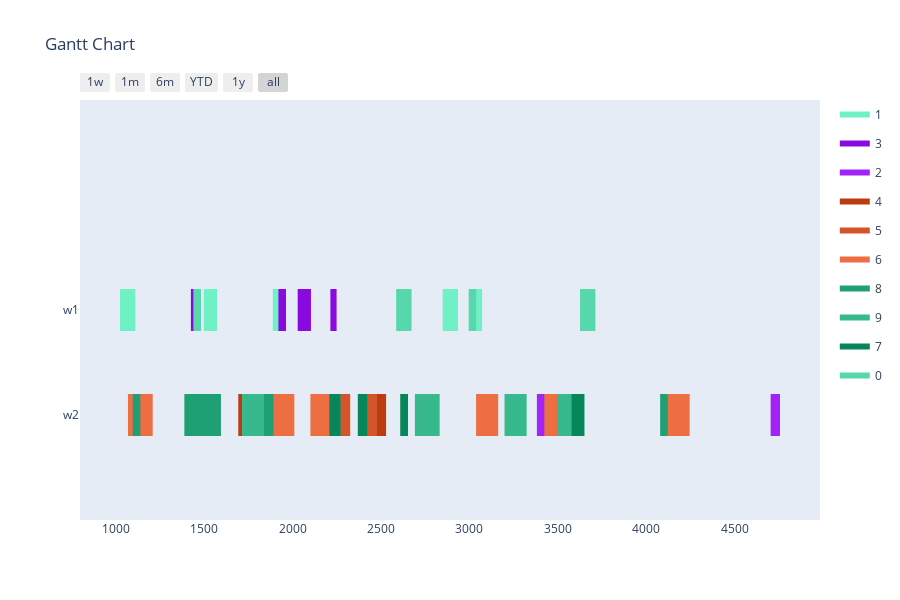

Notebook cell for this chart:
### Markdown cell above
Config 1 - Test with One Point Crossover

### Code cell
optimizer = BaseGA(env)
optimizer.set_minimize()
# optional (in this case, all options given are the default option, if the configuration step is skipped)
optimizer.configure('tardiness', 'onepointcrossover', 'roulettewheel', 'randomize')
# choose an input generator (optional) -> decides how the data gets converted into the optimizer format
# optimizer.set_input_generator('SameLengthAlternativesGenerator')
# all parameters after offspring_amount are optional (in this case -> verbose=True)
result, best_fitness_history, average_fitness_history, best_generation_history, feasible_gen = optimizer.optimize(orders, max_generations, earliest_time_slot, last_time_slot, population_size, offspring_amount, verbose=True)
workstation_assignments = reformat_result(result, orders, env)
visualize(workstation_assignments, best_fitness_history, average_fitness_history, best_generation_history, feasible_gen)

### Figure 1 — Plotly figure (JSON) as saved in the notebook; plotly's stock layout.template omitted (floating-point values rounded to 4 significant figures)
{"data": [{"fill": "toself", "fillcolor": "rgb(112, 241, 197)", "hoverinfo": "name", "legendgroup": "rgb(112, 241, 197)", "mode": "none", "name": "1", "type": "scatter", "x": [569, 612, 612, 569, 569, 1498, 1573, 1573, 1498, 1498, 3029, 3072, 3072, 3029, 3029, 1024, 1111, 1111, 1024, 1024, 2849, 2936, 2936, 2849, 2849, 1888, 1931, 1931, 1888], "y": [0.8, 0.8, 1.2, 1.2, null, 0.8, 0.8, 1.2, 1.2, null, 0.8, 0.8, 1.2, 1.2, null, 0.8, 0.8, 1.2, 1.2, null, 0.8, 0.8, 1.2, 1.2, null, 0.8, 0.8, 1.2, 1.2]}, {"fill": "toself", "fillcolor": "rgb(137, 10, 222)", "hoverinfo": "name", "legendgroup": "rgb(137, 10, 222)", "mode": "none", "name": "3", "type": "scatter", "x": [2029, 2104, 2104, 2029, 2029, 2214, 2249, 2249, 2214, 2214, 1920, 1963, 1963, 1920, 1920, 880, 923, 923, 880, 880, 1425, 1468, 1468, 1425, 1425, 1829, 1912, 1912, 1829], "y": [0.8, 0.8, 1.2, 1.2, null, 0.8, 0.8, 1.2, 1.2, null, 0.8, 0.8, 1.2, 1.2, null, 0.8, 0.8, 1.2, 1.2, null, 0.8, 0.8, 1.2, 1.2, null, -0.2, -0.2, 0.2, 0.2]}, {"fill": "toself", "fillcolor": "rgb(162, 35, 247)", "hoverinfo": "name", "legendgroup": "rgb(162, 35, 247)", "mode": "none", "name": "2", "type": "scatter", "x": [275, 338, 338, 275, 275, 266, 319, 319, 266, 266, 3382, 3445, 3445, 3382, 3382, 4704, 4757, 4757, 4704], "y": [-0.2, -0.2, 0.2, 0.2, null, -0.2, -0.2, 0.2, 0.2, null, -0.2, -0.2, 0.2, 0.2, null, -0.2, -0.2, 0.2, 0.2]}, {"fill": "toself", "fillcolor": "rgb(187, 60, 16)", "hoverinfo": "name", "legendgroup": "rgb(187, 60, 16)", "mode": "none", "name": "4", "type": "scatter", "x": [1693, 1766, 1766, 1693, 1693, 863, 916, 916, 863, 863, 1847, 1900, 1900, 1847, 1847, 2476, 2529, 2529, 2476], "y": [-0.2, -0.2, 0.2, 0.2, null, -0.2, -0.2, 0.2, 0.2, null, -0.2, -0.2, 0.2, 0.2, null, -0.2, -0.2, 0.2, 0.2]}, {"fill": "toself", "fillcolor": "rgb(212, 85, 41)", "hoverinfo": "name", "legendgroup": "rgb(212, 85, 41)", "mode": "none", "name": "5", "type": "scatter", "x": [879, 994, 994, 879, 879, 2417, 2478, 2478, 2417, 2417, 390, 433, 433, 390, 390, 1414, 1554, 1554, 1414, 1414, 2191, 2326, 2326, 2191, 2191, 1450, 1575, 1575, 1450, 1450, 2152, 2195, 2195, 2152], "y": [-0.2, -0.2, 0.2, 0.2, null, -0.2, -0.2, 0.2, 0.2, null, -0.2, -0.2, 0.2, 0.2, null, -0.2, -0.2, 0.2, 0.2, null, -0.2, -0.2, 0.2, 0.2, null, -0.2, -0.2, 0.2, 0.2, null, -0.2, -0.2, 0.2, 0.2]}, {"fill": "toself", "fillcolor": "rgb(237, 110, 66)", "hoverinfo": "name", "legendgroup": "rgb(237, 110, 66)", "mode": "none", "name": "6", "type": "scatter", "x": [1069, 1209, 1209, 1069, 1069, 289, 350, 350, 289, 289, 3038, 3163, 3163, 3038, 3038, 4111, 4246, 4246, 4111, 4111, 2101, 2226, 2226, 2101, 2101, 3424, 3564, 3564, 3424, 3424, 1875, 2010, 2010, 1875], "y": [-0.2, -0.2, 0.2, 0.2, null, -0.2, -0.2, 0.2, 0.2, null, -0.2, -0.2, 0.2, 0.2, null, -0.2, -0.2, 0.2, 0.2, null, -0.2, -0.2, 0.2, 0.2, null, -0.2, -0.2, 0.2, 0.2, null, -0.2, -0.2, 0.2, 0.2]}, {"fill": "toself", "fillcolor": "rgb(31, 160, 116)", "hoverinfo": "name", "legendgroup": "rgb(31, 160, 116)", "mode": "none", "name": "8", "type": "scatter", "x": [1388, 1503, 1503, 1388, 1388, 1455, 1595, 1595, 1455, 1455, 4079, 4122, 4122, 4079, 4079, 1096, 1139, 1139, 1096, 1096, 474, 614, 614, 474, 474, 1757, 1892, 1892, 1757, 1757, 1414, 1475, 1475, 1414], "y": [-0.2, -0.2, 0.2, 0.2, null, -0.2, -0.2, 0.2, 0.2, null, -0.2, -0.2, 0.2, 0.2, null, -0.2, -0.2, 0.2, 0.2, null, -0.2, -0.2, 0.2, 0.2, null, -0.2, -0.2, 0.2, 0.2, null, -0.2, -0.2, 0.2, 0.2]}, {"fill": "toself", "fillcolor": "rgb(56, 185, 141)", "hoverinfo": "name", "legendgroup": "rgb(56, 185, 141)", "mode": "none", "name": "9", "type": "scatter", "x": [2227, 2270, 2270, 2227, 2227, 3496, 3631, 3631, 3496, 3496, 428, 486, 486, 428, 428, 417, 460, 460, 417, 417, 3199, 3324, 3324, 3199, 3199, 2692, 2832, 2832, 2692, 2692, 1714, 1839, 1839, 1714], "y": [-0.2, -0.2, 0.2, 0.2, null, -0.2, -0.2, 0.2, 0.2, null, -0.2, -0.2, 0.2, 0.2, null, -0.2, -0.2, 0.2, 0.2, null, -0.2, -0.2, 0.2, 0.2, null, -0.2, -0.2, 0.2, 0.2, null, -0.2, -0.2, 0.2, 0.2]}, {"fill": "toself", "fillcolor": "rgb(6, 135, 91)", "hoverinfo": "name", "legendgroup": "rgb(6, 135, 91)", "mode": "none", "name": "7", "type": "scatter", "x": [2208, 2271, 2271, 2208, 2208, 3578, 3651, 3651, 3578, 3578, 2369, 2422, 2422, 2369, 2369, 2609, 2653, 2653, 2609], "y": [-0.2, -0.2, 0.2, 0.2, null, -0.2, -0.2, 0.2, 0.2, null, -0.2, -0.2, 0.2, 0.2, null, -0.2, -0.2, 0.2, 0.2]}, {"fill": "toself", "fillcolor": "rgb(87, 216, 172)", "hoverinfo": "name", "legendgroup": "rgb(87, 216, 172)", "mode": "none", "name": "0", "type": "scatter", "x": [3626, 3713, 3713, 3626, 3626, 459, 502, 502, 459, 459, 2996, 3039, 3039, 2996, 2996, 1439, 1482, 1482, 1439, 1439, 2586, 2673, 2673, 2586, 2586, 322, 397, 397, 322], "y": [0.8, 0.8, 1.2, 1.2, null, 0.8, 0.8, 1.2, 1.2, null, 0.8, 0.8, 1.2, 1.2, null, 0.8, 0.8, 1.2, 1.2, null, 0.8, 0.8, 1.2, 1.2, null, 0.8, 0.8, 1.2, 1.2]}, {"legendgroup": "rgb(112, 241, 197)", "marker": {"color": "rgb(112, 241, 197)", "opacity": 0, "size": 1}, "mode": "markers", "name": "", "showlegend": false, "text": [null, null, null, null, null, null, null, null, null, null, null, null], "type": "scatter", "x": [569, 612, 1498, 1573, 3029, 3072, 1024, 1111, 2849, 2936, 1888, 1931], "y": [1, 1, 1, 1, 1, 1, 1, 1, 1, 1, 1, 1]}, {"legendgroup": "rgb(137, 10, 222)", "marker": {"color": "rgb(137, 10, 222)", "opacity": 0, "size": 1}, "mode": "markers", "name": "", "showlegend": false, "text": [null, null, null, null, null, null, null, null, null, null, null, null], "type": "scatter", "x": [2029, 2104, 2214, 2249, 1920, 1963, 880, 923, 1425, 1468, 1829, 1912], "y": [1, 1, 1, 1, 1, 1, 1, 1, 1, 1, 0, 0]}, {"legendgroup": "rgb(162, 35, 247)", "marker": {"color": "rgb(162, 35, 247)", "opacity": 0, "size": 1}, "mode": "markers", "name": "", "showlegend": false, "text": [null, null, null, null, null, null, null, null], "type": "scatter", "x": [275, 338, 266, 319, 3382, 3445, 4704, 4757], "y": [0, 0, 0, 0, 0, 0, 0, 0]}, {"legendgroup": "rgb(187, 60, 16)", "marker": {"color": "rgb(187, 60, 16)", "opacity": 0, "size": 1}, "mode": "markers", "name": "", "showlegend": false, "text": [null, null, null, null, null, null, null, null], "type": "scatter", "x": [1693, 1766, 863, 916, 1847, 1900, 2476, 2529], "y": [0, 0, 0, 0, 0, 0, 0, 0]}, {"legendgroup": "rgb(212, 85, 41)", "marker": {"color": "rgb(212, 85, 41)", "opacity": 0, "size": 1}, "mode": "markers", "name": "", "showlegend": false, "text": [null, null, null, null, null, null, null, null, null, null, null, null, null, null], "type": "scatter", "x": [879, 994, 2417, 2478, 390, 433, 1414, 1554, 2191, 2326, 1450, 1575, 2152, 2195], "y": [0, 0, 0, 0, 0, 0, 0, 0, 0, 0, 0, 0, 0, 0]}, {"legendgroup": "rgb(237, 110, 66)", "marker": {"color": "rgb(237, 110, 66)", "opacity": 0, "size": 1}, "mode": "markers", "name": "", "showlegend": false, "text": [null, null, null, null, null, null, null, null, null, null, null, null, null, null], "type": "scatter", "x": [1069, 1209, 289, 350, 3038, 3163, 4111, 4246, 2101, 2226, 3424, 3564, 1875, 2010], "y": [0, 0, 0, 0, 0, 0, 0, 0, 0, 0, 0, 0, 0, 0]}, {"legendgroup": "rgb(31, 160, 116)", "marker": {"color": "rgb(31, 160, 116)", "opacity": 0, "size": 1}, "mode": "markers", "name": "", "showlegend": false, "text": [null, null, null, null, null, null, null, null, null, null, null, null, null, null], "type": "scatter", "x": [1388, 1503, 1455, 1595, 4079, 4122, 1096, 1139, 474, 614, 1757, 1892, 1414, 1475], "y": [0, 0, 0, 0, 0, 0, 0, 0, 0, 0, 0, 0, 0, 0]}, {"legendgroup": "rgb(56, 185, 141)", "marker": {"color": "rgb(56, 185, 141)", "opacity": 0, "size": 1}, "mode": "markers", "name": "", "showlegend": false, "text": [null, null, null, null, null, null, null, null, null, null, null, null, null, null], "type": "scatter", "x": [2227, 2270, 3496, 3631, 428, 486, 417, 460, 3199, 3324, 2692, 2832, 1714, 1839], "y": [0, 0, 0, 0, 0, 0, 0, 0, 0, 0, 0, 0, 0, 0]}, {"legendgroup": "rgb(6, 135, 91)", "marker": {"color": "rgb(6, 135, 91)", "opacity": 0, "size": 1}, "mode": "markers", "name": "", "showlegend": false, "text": [null, null, null, null, null, null, null, null], "type": "scatter", "x": [2208, 2271, 3578, 3651, 2369, 2422, 2609, 2653], "y": [0, 0, 0, 0, 0, 0, 0, 0]}, {"legendgroup": "rgb(87, 216, 172)", "marker": {"color": "rgb(87, 216, 172)", "opacity": 0, "size": 1}, "mode": "markers", "name": "", "showlegend": false, "text": [null, null, null, null, null, null, null, null, null, null, null, null], "type": "scatter", "x": [3626, 3713, 459, 502, 2996, 3039, 1439, 1482, 2586, 2673, 322, 397], "y": [1, 1, 1, 1, 1, 1, 1, 1, 1, 1, 1, 1]}], "layout": {"height": 600, "hovermode": "closest", "showlegend": true, "title": {"text": "Gantt Chart"}, "xaxis": {"rangeselector": {"buttons": [{"count": 7, "label": "1w", "step": "day", "stepmode": "backward"}, {"count": 1, "label": "1m", "step": "month", "stepmode": "backward"}, {"count": 6, "label": "6m", "step": "month", "stepmode": "backward"}, {"count": 1, "label": "YTD", "step": "year", "stepmode": "todate"}, {"count": 1, "label": "1y", "step": "year", "stepmode": "backward"}, {"step": "all"}]}, "showgrid": false, "type": "date", "zeroline": false}, "yaxis": {"autorange": false, "range": [-1, 3], "showgrid": false, "ticktext": ["w2", "w1"], "tickvals": [0, 1], "zeroline": false}}}
